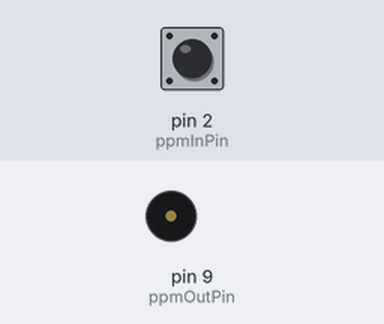
A sketch run on a simulated Arduino Uno, built with avr-gcc and run on an emulated ATmega328P. Shown: buzzer (waves = sounding). The inputs (shaded band) are chosen by the test bench; at power-on: pin 2 (ppmInPin) LOW.

Above: at 1.2 s.
1.3 s: pin 2 (ppmInPin) pulsed HIGH 2 times (0.12 s each, 0.3 s apart)
At 3.0 s:
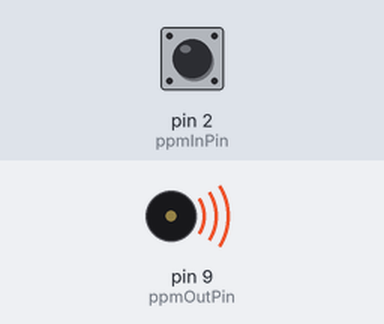
3.4 s: pin 2 (ppmInPin) driven HIGH
At 4.6 s:
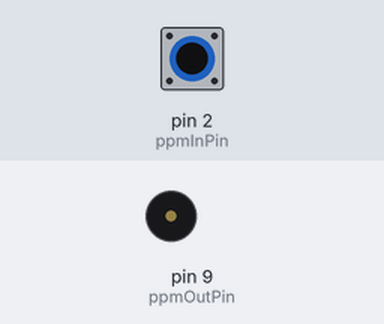
4.9 s: pin 2 (ppmInPin) driven LOW
At 5.9 s:
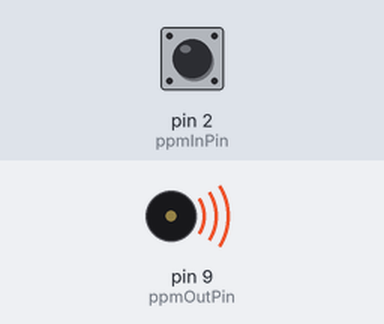
Timing chart, 0 to 7.9 s (numbered marks = the images above; inputs shaded):
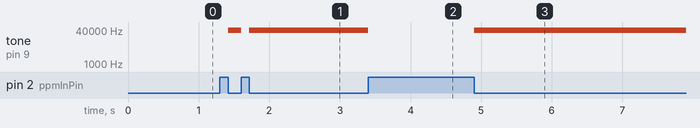

Measured:
- after the input at 1.3 s, tone on pin 9 (ppmOutPin): silent → 38000 Hz after 0.12 s, → silent 0.18 s later, → 38000 Hz 0.12 s later
- after the input at 3.4 s, tone on pin 9 (ppmOutPin): 38000 Hz → silent at once
- after the input at 4.9 s, tone on pin 9 (ppmOutPin): silent → 38000 Hz at once

The sketch:

sketch_jul06b.ino
```cpp
const byte ppmInPin = 2;          // Входной пин для PPM сигнала
const byte ppmOutPin = 9;         // Выходной пин (будет модулировать биты несущей частотой)
const unsigned long START_GAP = 1400;        // Порог паузы для начала нового пакета
const byte MAX_PULSES = 5;                   // Кл-во импульсов в одном пакете
const unsigned long SILENCE_DURATION = 9800; // Длительность "тишины" после пакета

// настройки пинов
void setup()
{
  pinMode(ppmInPin, INPUT);            // Настраиваем пин входа
  pinMode(ppmOutPin, OUTPUT);          // Настраиваем пин выхода
  digitalWrite(ppmOutPin, LOW);        // Начальное состояние — молчание
}

void loop()
{
  static unsigned long lastTime = 0;         // Время последнего фронта вниз
  static byte pulseCount = 0;                // Счётчик импульсов в пакете
  static bool inPacket = false;              // Флаг состояния "внутри пакета"
  static bool inSilence = false;             // Флаг "режим тишины"
  static unsigned long silenceStart = 0;     // Время начала тишины

  static int lastState = HIGH;               // Предыдущее состояние входа
  int state = digitalRead(ppmInPin);         // Текущее состояние входа

  // --- Обработка тишины ---
  if (inSilence) {
    if (micros() - silenceStart >= SILENCE_DURATION) {
      inSilence = false;                     // Выход из режима тишины
      pulseCount = 0;                        // Сброс счётчика импульсов
    }
    else
    {
      noTone(ppmOutPin);                     // Отключить неущую часоту
      digitalWrite(ppmOutPin, LOW);          // Удерживать выход в LOW
      return;
    }
  }

  // --- Обнаружение фронта вниз (конец импульса) ---
  if (lastState == HIGH && state == LOW)
  {
    unsigned long now = micros();
    unsigned long gap = now - lastTime;
    lastTime = now;

    if (gap > START_GAP) // Услове проверки следующего пакеа
    {
      // Новый пакет
      pulseCount = 0;
      inPacket = true;
    }
    else if (inPacket) // находимся в пакете
    {
      pulseCount++; // если находимся в пакете, то добавляем в счетчик 1 при каждой новой итерации, пока мы в екущем пакете
      if (pulseCount >= MAX_PULSES) // отслеживаю кол-во импульсов.
      {
        // Завершение пакета. Обнуление счетчика
        inPacket = false; // если кол-во битов больше MAX_PULSES, то выходим из пакета
        inSilence = true; // вход в молчание
        silenceStart = micros(); //обнуляем таймер
        noTone(ppmOutPin); // ничего не посылаем
        digitalWrite(ppmOutPin, HIGH);  // (работаем в режме инверсной логикии)
        return;
      }
    }
  }

  // --- Управление выходом во время пакета ---
  if (inPacket && pulseCount < MAX_PULSES)
  {
    if (state == HIGH)
    {
      noTone(ppmOutPin);               // Пауза — выключаем модуляцию
      digitalWrite(ppmOutPin, LOW);
    }
    else
    {
      tone(ppmOutPin, 38000);          // Импульс — включаем несущую часоу
    }
  }
  else
  {
    noTone(ppmOutPin);                 // Вне пакета — тишина
    digitalWrite(ppmOutPin, LOW);
  }

  lastState = state;                   // Обновляем состояние
}
```
